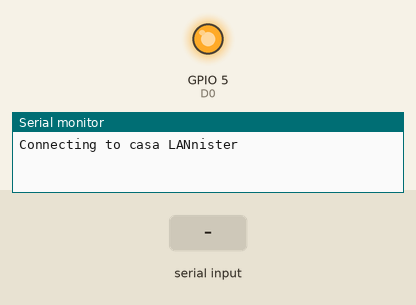
Recording of a sketch running on a simulated ESP32. On the bench: output pins drawn as LEDs (lit = HIGH), the last lines printed to the serial monitor. Dashed ring = blinking. Inputs (shaded band) come from the test bench. WiFi joins after 1.5 s; servers stay silent unless stated.

Above: at 0.1 s.
At 3.2 s:
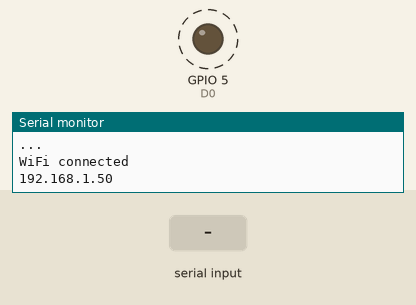
3.3 s: "90,45\n" received over Serial
Timing chart, 0 to 11.5 s (numbered marks = the images above; inputs shaded):
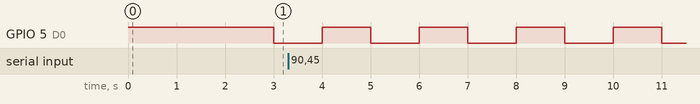

Measured:
- by itself, GPIO 5 (D0): alternates HIGH for 1.0 s and LOW for 1.0 s

The sketch:

UDPbrigde.ino
```cpp
#include <WiFi.h>
#include <WiFiUdp.h>

const char* ssid = "casa LANnister";
const char* password = "P3r11JML20";
WiFiUDP udpDevice;
uint16_t localUdpPort = 3000;
//uint16_t UDPPort = ?;

#define MAX_LEDSERVERS 3
const char* hosts[MAX_LEDSERVERS] = {"192.168.20", "192.168.0.20", "192.168.0.20"};
const uint16_t UDPPort[MAX_LEDSERVERS] = {3001, 3002, 3003};

#define SERIALMESSAGESIZE 3
uint32_t previousMillis = 0;
#define ALIVE 1000
#define D0 5

void setup() {
  pinMode(D0, OUTPUT);     // Initialize the LED_BUILTIN pin as an output
  digitalWrite(D0, HIGH);
  Serial.begin(115200);
  Serial.println();
  Serial.println();
  Serial.print("Connecting to ");
  Serial.println(ssid);

  WiFi.mode(WIFI_STA);
  WiFi.begin(ssid, password);

  while (WiFi.status() != WL_CONNECTED) {
    delay(2000);
    Serial.print("...");
  }
  Serial.println("");
  Serial.println("WiFi connected");
  // Print the IP address
  Serial.println(WiFi.localIP());
  udpDevice.begin(localUdpPort);
}

void networkTask() {
  uint8_t LEDServer = 0;
  uint8_t LEDValue = 0;
  uint8_t syncChar;

  // Serial event:
  if (Serial.available() >= SERIALMESSAGESIZE) {
    LEDServer = Serial.read() - '0';
    LEDValue = Serial.read();
    syncChar = Serial.read();
    if (((LEDServer == 0) || (LEDServer > 3))||((LEDValue -'0') > 1)){
      Serial.println("Servidor inválido (seleccione 1,2,3)");
      return;
    }
    if (syncChar == '*') {
      udpDevice.beginPacket(hosts[LEDServer - 1] , UDPPort[LEDServer - 1]);
      udpDevice.write(LEDValue);
      udpDevice.endPacket();
    }
  }
  // UDP event:
  uint8_t packetSize = udpDevice.parsePacket();//tamaño de respuesta
  if (packetSize) {
    Serial.print("Data from: ");
    Serial.print(udpDevice.remoteIP());
    Serial.print(":");
    Serial.print(udpDevice.remotePort());
    Serial.print(' ');
    for (uint8_t i = 0; i < packetSize; i++) {
      Serial.write(udpDevice.read());
    }
    Serial.println(' ');
  }
}

void aliveTask() {
  uint32_t currentMillis;
  static uint8_t ledState = 0;
  currentMillis  = millis();
  if ((currentMillis - previousMillis) >= ALIVE) {
    previousMillis = currentMillis;
    if (ledState == 0) {
      digitalWrite(D0, HIGH);
      ledState = 1;
    }
    else {
      digitalWrite(D0, LOW);
      ledState = 0;
    }
  }
}

void loop() {
  networkTask();
  aliveTask();
}
```
